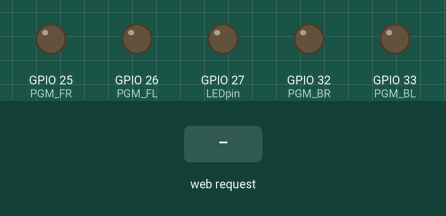
This program was run on a simulated ESP32. Shown: output pins drawn as LEDs (lit = HIGH). The inputs (shaded band) are chosen by the test bench. WiFi joins after 1.5 s; servers stay silent unless stated; what the program prints to the serial monitor is not drawn.

Above: at 2.7 s.
2.8 s: HTTP request GET /?front received
At 3.2 s:
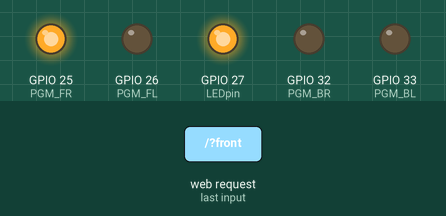
5.8 s: HTTP request GET /?fl received
At 7.5 s:
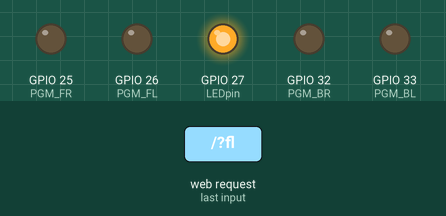
8.3 s: HTTP request GET /?br received
At 8.6 s:
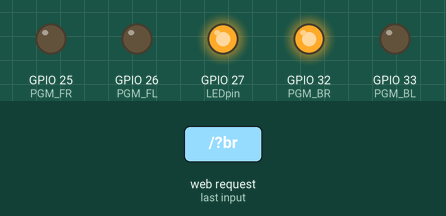
10.8 s: HTTP request GET /?bl received
At 11.6 s:
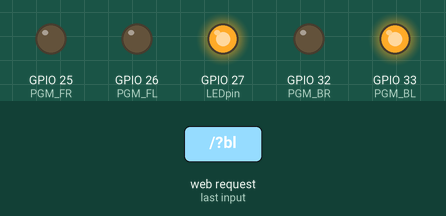
13.3 s: HTTP request GET /?back received
At 13.6 s:
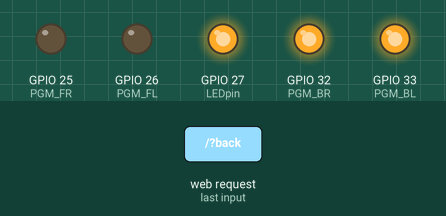
Timing chart, 0 to 16.3 s (numbered marks = the images above; inputs shaded):
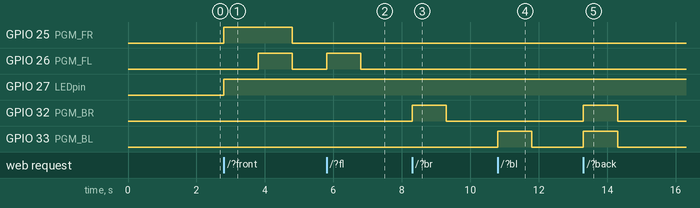

The program:

main.cpp
```cpp
/* WiFi-Control-Car */

#include <WiFi.h>
const char *ssid = "BSYS-A1-512-HUMAN"; //アクセスポイントのSSID
const char *password = "bsys12bsys34";  //アクセスポイントのパスワード
const char html[] =
    "<!DOCTYPE html><html lang='ja'><head><meta charset='UTF-8'>\
<style>input {margin:8px;width:80px;}\
div {font-size:16pt;color:red;text-align:center;width:400px;border:groove 40px orange;}</style>\
<title>PGM Controller</title></head>\
<body><div><p>PGM Controller</p>\
<form method='get'>\
<input type='submit' name='fl' value='左前' />\
<input type='submit' name='front' value='前' />\
<input type='submit' name='fr' value='右前' /><br>\
<input type='submit' name='st' value='停止' /><br>\
<input type='submit' name='bl' value='左後' />\
<input type='submit' name='back' value='後ろ' />\
<input type='submit' name='br' value='右後' /><br><br>\
</form></div></body></html>";

int PGM_FR = 25;
int PGM_FL = 26;
int PGM_BR = 32;
int PGM_BL = 33;
int LEDpin = 27;

void initPGM()
{
  digitalWrite(PGM_FR, LOW);
  digitalWrite(PGM_FL, LOW);
  digitalWrite(PGM_BR, LOW);
  digitalWrite(PGM_BL, LOW);
}

void actuateFrontPGM()
{
  digitalWrite(PGM_FR, HIGH);
  digitalWrite(PGM_FL, HIGH);
}

void actuateBackPGM()
{
  digitalWrite(PGM_BR, HIGH);
  digitalWrite(PGM_BL, HIGH);
}

WiFiServer server(80);
void setup()
{
  Serial.begin(115200);
  pinMode(PGM_FR, OUTPUT);
  pinMode(PGM_FL, OUTPUT);
  pinMode(PGM_BR, OUTPUT);
  pinMode(PGM_BL, OUTPUT);
  pinMode(LEDpin, OUTPUT);
  delay(10);
  Serial.println();
  Serial.println();
  Serial.print("Connecting to ");
  Serial.println(ssid);
  WiFi.begin(ssid, password);

  while (WiFi.status() != WL_CONNECTED)
  {
    delay(500);
    Serial.print(".");
  }

  Serial.println("");
  Serial.println("WiFi connected.");
  Serial.println("IP address: ");
  Serial.println(WiFi.localIP());

  server.begin();
  initPGM();
}
void loop()
{
  WiFiClient client = server.available();
  if (client)
  {
    Serial.println("New Client.");
    String currentLine = "";
    while (client.connected())
    {
      digitalWrite(LEDpin, HIGH);
      if (client.available())
      {
        char c = client.read();
        Serial.write(c);
        if (c == '\n')
        {
          if (currentLine.length() == 0)
          {
            client.println("HTTP/1.1 200 OK");
            client.println("Content-type:text/html");
            client.println();

            client.print(html);
            client.println();
            break;
          }
          else
          {
            currentLine = "";
          }
        }
        else if (c != '\r')
        {
          currentLine += c;
        }

        if (currentLine.endsWith("GET /?fr"))
        {
          digitalWrite(PGM_FR, HIGH);
          delay(1000);
          initPGM();
        }
        if (currentLine.endsWith("GET /?fl"))
        {
          digitalWrite(PGM_FL, HIGH);
          delay(1000);
          initPGM();
        }
        if (currentLine.endsWith("GET /?br"))
        {
          digitalWrite(PGM_BR, HIGH);
          delay(1000);
          initPGM();
        }
        if (currentLine.endsWith("GET /?bl"))
        {
          digitalWrite(PGM_BL, HIGH);
          delay(1000);
          initPGM();
        }
        if (currentLine.endsWith("GET /?front"))
        {
          actuateFrontPGM();
          delay(1000);
          initPGM();
        }
        if (currentLine.endsWith("GET /?back"))
        {
          actuateBackPGM();
          delay(1000);
          initPGM();
        }
      }
    }
    // client.stop();
    // Serial.println("Client Disconnected.");
  }
}
```

Measured:
- after the input at 2.8 s, GPIO 25 (PGM_FR): LOW → HIGH at once, → LOW 2.0 s later; GPIO 26 (PGM_FL): LOW → HIGH after 1.0 s, → LOW 1.0 s later; GPIO 27 (LEDpin): LOW → HIGH at once
- after the input at 5.8 s, GPIO 26 (PGM_FL): LOW → HIGH at once, → LOW 1.0 s later
- after the input at 8.3 s, GPIO 32 (PGM_BR): LOW → HIGH at once, → LOW 1.0 s later
- after the input at 10.8 s, GPIO 33 (PGM_BL): LOW → HIGH at once, → LOW 1.0 s later
- after the input at 13.3 s, GPIO 32 (PGM_BR), GPIO 33 (PGM_BL): LOW → HIGH at once, → LOW 1.0 s later
